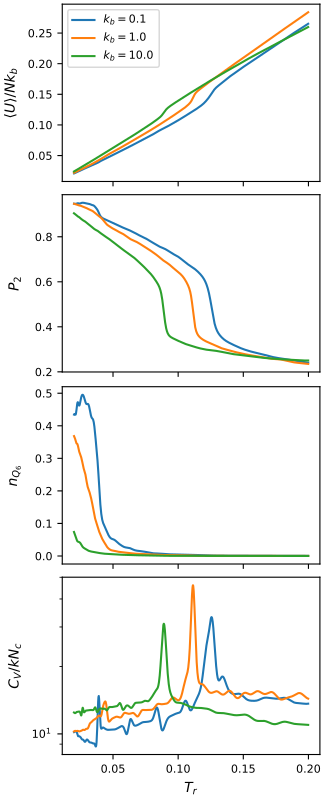

Write Python code to recreate this figure.
#!/usr/bin/env python3
# -*- coding: utf-8 -*-
"""
created on Tue June 14 08:41:00 2021

@author: pierrekawak
"""

import sys
import numpy as np
import matplotlib.pyplot as plt
import random

Nc    = 125
Nb    = 10
sigma = 1.0
label_prefix = r'$k_{b}=$'

names = ["T", "Em", "Cv", "q6", "P2", "n6", "r2e", "r2g", "sms"]

WL_A_file = "../Lx11.436_kb0.10_WLMC_results.out"
WL_B_file = "../Lx11.436_kb1.00_WLMC_results.out"
WL_C_file = "../Lx11.436_kb10.0_WLMC_results.out"
Lx_A      = 11.436
Lx_B      = 11.436
Lx_C      = 11.436
phi_A     = np.round(Nc*Nb*sigma**3/Lx_A**3*np.pi/6, 3)
phi_B     = np.round(Nc*Nb*sigma**3/Lx_B**3*np.pi/6, 3)
phi_C     = np.round(Nc*Nb*sigma**3/Lx_C**3*np.pi/6, 3)
kb_A      = 0.10
kb_B      = 1.00
kb_C      = 10.0

import pandas as pd
WL_A_df    = pd.read_csv(WL_A_file, index_col=False, delimiter=' ', names=names)
WL_B_df    = pd.read_csv(WL_B_file, index_col=False, delimiter=' ', names=names)
WL_C_df    = pd.read_csv(WL_C_file, index_col=False, delimiter=' ', names=names)

WL_A_df['Tr']    = WL_A_df['T']/kb_A
WL_B_df['Tr']    = WL_B_df['T']/kb_B
WL_C_df['Tr']    = WL_C_df['T']/kb_C

# filter all values under 0.01
WL_A_df = WL_A_df.loc[WL_A_df['Tr'] > 0.02]
WL_B_df = WL_B_df.loc[WL_B_df['Tr'] > 0.02]
WL_C_df = WL_C_df.loc[WL_C_df['Tr'] > 0.02]

WL_A_df = WL_A_df.loc[WL_A_df['Tr'] < 0.2]
WL_B_df = WL_B_df.loc[WL_B_df['Tr'] < 0.2]
WL_C_df = WL_C_df.loc[WL_C_df['Tr'] < 0.2]

fig, ax = plt.subplots(4, 1, sharex=True, figsize=(3.25,2.0*4), constrained_layout=True)

multiplier = 1/Nc/Nb
ax[0].plot(WL_A_df["Tr"], WL_A_df["Em"]/kb_A*multiplier, label=label_prefix+str(kb_A))
ax[0].plot(WL_B_df["Tr"], WL_B_df["Em"]/kb_B*multiplier, label=label_prefix+str(kb_B))
ax[0].plot(WL_C_df["Tr"], WL_C_df["Em"]/kb_C*multiplier, label=label_prefix+str(kb_C))
ax[0].set_ylabel(r"$\left<U\right>/Nk_{b}$", fontsize=10, labelpad=7)
ax[0].tick_params(axis='both', labelsize=8)
ax[0].legend(loc='best', fontsize=8)#, prop={'size': 6})

ax[1].plot(WL_A_df["Tr"], WL_A_df["P2"], label=label_prefix+str(kb_A))
ax[1].plot(WL_B_df["Tr"], WL_B_df["P2"], label=label_prefix+str(kb_B))
ax[1].plot(WL_C_df["Tr"], WL_C_df["P2"], label=label_prefix+str(kb_C))
ax[1].set_ylabel(r"$P_{2}$", fontsize=10, labelpad=9)
ax[1].tick_params(axis='both', labelsize=8)
#ax[1].set_ylim(0.2,1)

ax[2].plot(WL_A_df["Tr"], WL_A_df["n6"], label=label_prefix+str(kb_A))
ax[2].plot(WL_B_df["Tr"], WL_B_df["n6"], label=label_prefix+str(kb_B))
ax[2].plot(WL_C_df["Tr"], WL_C_df["n6"], label=label_prefix+str(kb_C))
ax[2].set_ylabel(r"$n_{Q_{6}}$", fontsize=10, labelpad=9.5)
ax[2].tick_params(axis='both', labelsize=8)
#ax[2].set_ylim(0,1)

multiplier = 1/Nc #/Nb
ax[3].plot(WL_A_df["Tr"], WL_A_df["Cv"]*multiplier, label=label_prefix+str(kb_A))
ax[3].plot(WL_B_df["Tr"], WL_B_df["Cv"]*multiplier, label=label_prefix+str(kb_B))
ax[3].plot(WL_C_df["Tr"], WL_C_df["Cv"]*multiplier, label=label_prefix+str(kb_C))
ax[3].set_ylabel(r"$C_{V}/kN_{c}$", fontsize=10, labelpad=7)
ax[3].set_xlabel(r"$T_{r}$", fontsize=10, labelpad=5)
ax[3].tick_params(axis='both', labelsize=8)
ax[3].set_yscale('log')
from matplotlib.ticker import ScalarFormatter, NullFormatter
#ax[3].yaxis.set_major_formatter(ScalarFormatter())
ax[3].yaxis.set_minor_formatter(NullFormatter())
#ax[3].set_ylim(10,100)

#plt.subplots_adjust(left=0.168, top=0.999, bottom=0.05, right=0.998, hspace=0.1)

import os
basename = os.path.splitext(__file__)[0]
plt.savefig(basename+".pdf")
